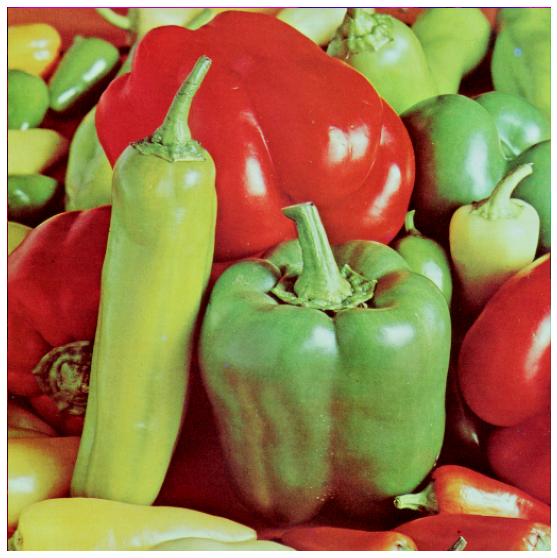
#> input picture Tarea_2/pepper.png, 557 x 558 px
$ jupyter execute 'Tarea 2 .ipynb'
#> lines starting #> are read from the running program, lines starting #| are printed output that depends on the picture
# Tarea 2 - Álgebra Lineal y Optimización para Data Science

### Integrantes: Álex Álvarez y Alfonso Tobar

Debe entregar este Colab con sus respuestas a más tardar el día 29 de Noviembre a las 23:59 hrs, vía Webcursos. No olvide indicar los integrantes de su grupo.

**Observación**: Hay un punto adicional (Bonus al final). En caso de sobrar décimas puede usarlas en otras tareas.

## Pregunta 1

1. (1.5 pts) Implemente una función `pca_eig(A, k)` que reciba una matriz $A$ de $n\times m$ (cada fila es un dato en $\mathbb{R}^m$) y un número $k$.
  - Si $k\geq 1$, entonces la función retorna una matriz $C$ de $k\times m$ donde las filas son las $k$ componentes principales y un arreglo $var$ que contiene el ratio de la varianza explicada por cada una de las $k$ componentes principales.
  - Si $0< k < 1$, entonces $k$ se interpreta como el ratio de varianza que queremos alcanzar. Es decir, calculamos la mínima cantidad de componentes principales que necesitamos para alcanzar el ratio $k$ de varianza explicada. Igual que antes retornamos la matriz $C$ y el arreglo $var$.

 Notar que en ambos casos, la salida corresponde a lo que obtendríamos con la clase PCA de scikit-learn. La matriz $C$ corresponde al atributo `components_` de la clase PCA, mientras que el arreglo $var$ corresponde a `explained_variance_ratio_`. Para más detalles ver:

 https://scikit-learn.org/stable/modules/generated/sklearn.decomposition.PCA.html

 Para implementar su función `pca_eig(A, k)` **debe** aplicar el método PCA visto en la clase 08 y usar la función `numpy.linalg.eig`. Puede utilizar otras funciones de NumPy que necesite.

[cell 1]
import numpy as np

def pca_eig(A,k):
    #centrado de datos
    A_center = A-A.mean(axis = 0)
    #matriz covarianza
    S = 1/(A.shape[0]-1)*A_center.T@A_center
    # Vectores y valores propios ordenados de mayor a menor
    var, P = np.linalg.eig(S)
    idx = np.argsort(-var)
    var, P = var[idx]/var.sum(), P[:,idx] #varianza normalizada...

    if 1 <= k <= A.shape[1]:
        return P.T[:k], var[:k]

    elif 0 < k < 1:
        idx = np.argmax(var.cumsum() > k) + 1
        return P.T[:idx], var[:idx]
    else:
        raise Exception("k debe ser un número entre 0 y 1, o un entero entre 1 y el número de columnas de A")

2. (1.5 pts) Implemente una función `pca_svd(A, k)` que reciba una matriz $A$ de $n\times m$ (cada fila es un dato en $\mathbb{R}^m$) y un número $k$, y retorne lo mismo que en la pregunta anterior.

  Debe implementar su función utilizando el método `numpy.linalg.svd` (y **no** el método `numpy.linalg.eig`). Puede utilizar otras funciones de NumPy que necesite.

[cell 2]
def pca_svd(A,k):
    A_center = A-A.mean(axis = 0)
    # SVD
    u, s, vh = np.linalg.svd(A_center)
    var = s**2/(A.shape[0]-1)
    var = var/var.sum()

    if 1 <= k <= A.shape[1]:
        return vh[:k], var[:k]
    elif 0 < k < 1:
        idx = np.argmax(var.cumsum() > k) +1
        return vh[:idx], var[:idx]
    else:
        raise Exception("k debe ser un número entre 0 y 1, o un entero entre 1 y el número de columnas de A")

3. (1.0 pts) Compare los resultados de sus funciones `pca_eig(A, k)` y `pca_svd(A, k)`, con los resultados de la clase PCA de scikit-learn sobre dos datasets:
- El Iris flower dataset (https://scikit-learn.org/stable/modules/generated/sklearn.datasets.load_iris.html). En este caso pruebe valores $k=2$, $k=3$, $k=0.95$ y $k=0.98$.
- El Digits dataset (https://scikit-learn.org/stable/modules/generated/sklearn.datasets.load_digits.html). En este caso pruebe valores $k=3$, $k=5$, $k=0.9$ y $k=0.95$.

 ¿Obtiene los mismos resultados que scikit-learn?

[cell 3]
from sklearn.datasets import load_iris
A_iris = load_iris().data

for k in [2,3,0.95,0.98]:
    C, var_exp = pca_eig(A_iris, k)
    print("PCA Eigen: Iris, k = ", k)
    print("C: -----------------------------------------------------------")
    print(C)
    print("Var Exp: -----------------------------------------------------")
    print(var_exp)
    print("")

[cell 4]
for k in [2,3,0.95,0.98]:
    C, var_exp = pca_svd(A_iris, k)
    print("PCA SVD: Iris, k = ", k)
    print("C: -----------------------------------------------------------")
    print(C)
    print("Var Exp: -----------------------------------------------------")
    print(var_exp)
    print("")

[cell 5]
from sklearn.decomposition import PCA
for k in [2,3,0.95,0.98]:
    pca = PCA(n_components = k)
    pca.fit(A_iris)
    C, var_exp = pca.components_, pca.explained_variance_ratio_
    print("PCA Sklearn: Iris, k = ", k)
    print("C: -----------------------------------------------------------")
    print(C)
    print("Var Exp: -----------------------------------------------------")
    print(var_exp)
    print("")

[cell 6]
from sklearn.datasets import load_digits
A_digits = load_digits().data

for k in [2,3,0.95,0.98]:
    C, var_exp = pca_eig(A_digits, k)
    print("PCA Eigen: Digits, k = ", k)
    print("C: -----------------------------------------------------------")
    print(C)
    print("Var Exp: -----------------------------------------------------")
    print(var_exp)
    print("")

[cell 7]
for k in [2,3,0.95,0.98]:
    C, var_exp = pca_svd(A_digits, k)
    print("PCA SVD: Digits, k = ", k)
    print("C: -----------------------------------------------------------")
    print(C)
    print("Var Exp: -----------------------------------------------------")
    print(var_exp)
    print("")

[cell 8]
from sklearn.decomposition import PCA
for k in [2,3,0.95,0.98]:
    pca = PCA(n_components = k)
    pca.fit(A_digits)
    C, var_exp = pca.components_, pca.explained_variance_ratio_
    print("PCA Sklearn: Digits, k = ", k)
    print("C: -----------------------------------------------------------")
    print(C)
    print("Var Exp: -----------------------------------------------------")
    print(var_exp)
    print("")

> Se puede ver que comparado con Sklearn en general las varianzas se mantienen, pero en el caso de las componentes en ocasiones hay algunos cambios de signo, pero que no afectan el espacio generado por las componentes.

## Pregunta 2

1. (1.0 pts) Implemente una función `comprimir_imagen(A, p)` que recibe una matriz $A$ representando una imagen en escala de grises (las entradas son valores entre 0 y 255) y un parámetro $p$ entre $0$ y $1$. La función debe retornar la mejor aproximación de $A$ de rango $\lfloor p\cdot r\rfloor$ donde $r$ es el rango de la matriz $A$. Para implementar su función, **debe** usar `numpy.linalg.svd`.

[cell 9]
from matplotlib.image import imread
import matplotlib.pyplot as plt
from PIL import Image

def comprimir_imagen(A,p):
    r = int(np.floor(p*np.linalg.matrix_rank(A)))
    u, s, v = np.linalg.svd(A)
    A_new = np.zeros_like(A, dtype="float")
    for idx in range(r):
        A_new+= s[idx]*np.outer(u[:,idx], v[idx,:])
    plt.imshow(A_new, cmap='gray')
    plt.axis("off")
    plt.title(f"Imagen comprimida, p = {p}")
    plt.show();

2. (1.0 pts) Pruebe su función `comprimir_imagen(A, p)` con una imagen y al menos 4 valores de $p$. Muestre las imágenes comprimidas. Para el manejo de imágenes (pasar de imagen a matriz y viceversa) puede utilizar la librería que más le acomode, por ejemplo matplotlib o pillow:

 https://matplotlib.org/stable/tutorials/introductory/images.html#sphx-glr-tutorials-introductory-images-py

[cell 10]
pic = Image.open("pepper.png").convert('L')
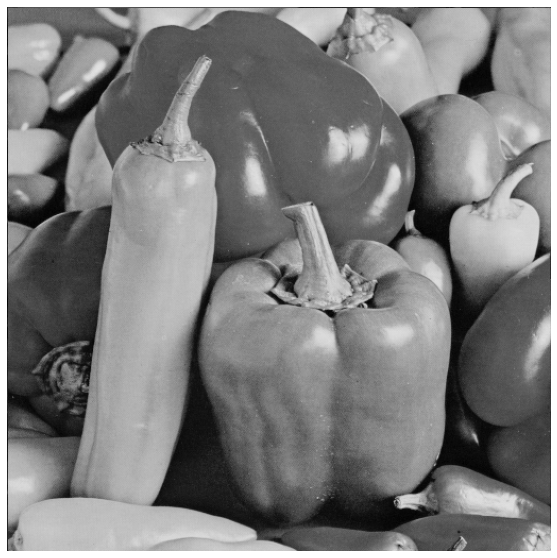
#> pic: PIL image 557x558 L; min 1, max 255, mean 126.2
pic = np.array(pic.getdata()).reshape(pic.size[1], pic.size[0])
#> pic: shape (558, 557) int64
plt.imshow(pic, cmap = 'gray')
plt.axis('off');

for p in [0.01, 0.05, 0.10, 0.15, 0.3, 0.5]:
    comprimir_imagen(pic, p)
#> this loop made 6 passes
#> r in comprimir_imagen on passes 1 to 6: 5, 27, 54, 81, 163, 272
#> pass 1, in comprimir_imagen, `u, s, v = np.linalg.svd(A)`:
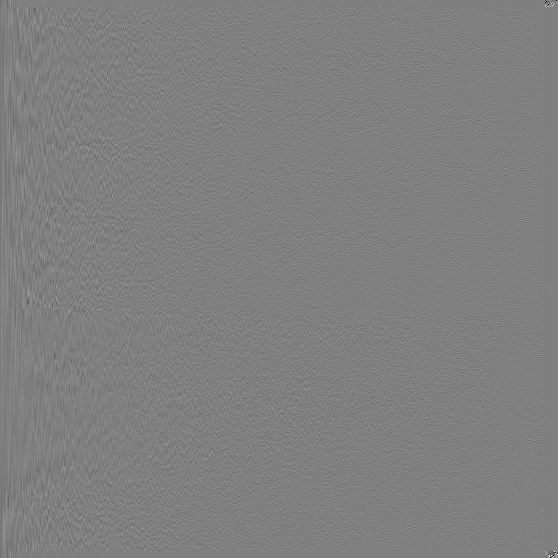
#> u: shape (558, 558) float64; min -0.865, max 0.864, mean -7.75e-05; drawn with min black and max white
#> pass 1, in comprimir_imagen, `plt.show();`:
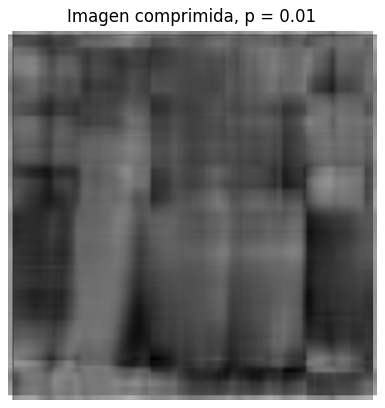
#> figure drawn by matplotlib, 1 panel
#> pass 2, in comprimir_imagen (call 2), `plt.show();`:
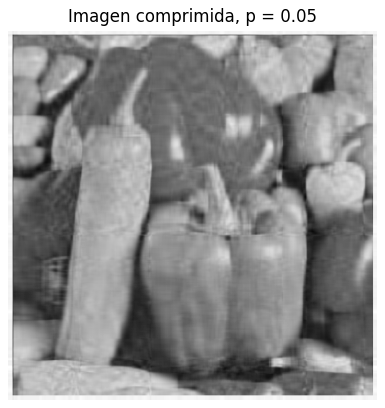
#> figure drawn by matplotlib, 1 panel
